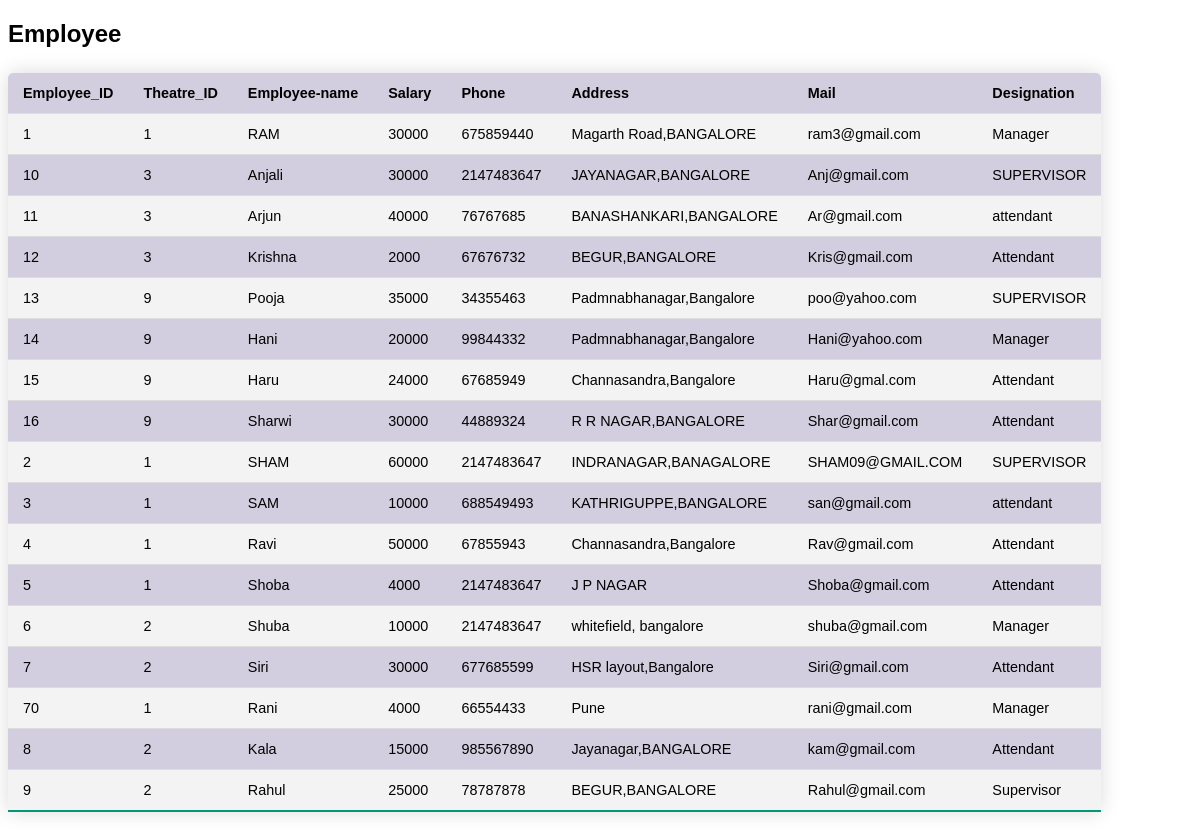
The page /emp_display.php on the database its author committed.
### tables this page shows
CREATE TABLE `employee` (
  `E_ID` varchar(4) NOT NULL,
  `T_ID` int(2) DEFAULT NULL,
  `NAME` varchar(50) DEFAULT NULL,
  `SALARY` int(11) DEFAULT NULL,
  `PHONE` int(10) DEFAULT NULL,
  `ADDRESS` varchar(100) DEFAULT NULL,
  `MAIL` varchar(20) DEFAULT NULL,
  `DESIGNATION` varchar(50) DEFAULT NULL
);

### emp_display_php.php (the view, shortened to what this page needs)
<?php
$user = 'root';
$password = '';
$database = 'theatre';
$servername='localhost';
$mysqli = new Mysqli($servername, $user,$password, $database);
$sql = "SELECT * FROM employee";
$result = $mysqli->query($sql);
$rows = $result->num_rows;
echo "<table><tr><th>Employee_ID</th><th>Theatre_ID</th> <th>Employee-name</th><th>Salary</th><th>Phone</th><th>Address</th><th>Mail</th><th>Designation</th></tr>";
for ($j = 0 ; $j < $rows; ++$j)
{
 $result->data_seek($j);
$row=$result->fetch_array(MYSQLI_NUM);
echo "<tr>";
for ( $k = 0; $k < 8; ++$k)
{
echo "<td>$row[$k]</td>";
}
echo "</tr>";
}
echo "</table>";
?>

### emp_display.php (shortened to what this page needs)
<!DOCTYPE html>
<html lang="en">
<head>
</head>
<body>
     <section>
        <h1>Employee </h1>
        <?php
    include("emp_display_php.php");
    ?>
     </section>
</body>
</html>

### emp_display.php (style rules this page uses)
* { font-family: sans-serif; }
table { border-collapse: collapse; margin: 25px 0; font-size: 0.9em; min-width: 400px; border-radius: 5px 5px 0 0; overflow: hidden; box-shadow: 0 0 20px rgba(0, 0, 0, 0.15); }
tr { background-color: #D3CEDF; color: #030100; text-align: left; }
th, td { padding: 12px 15px; }
tr { border-bottom: 1px solid #dddddd; }
tr:nth-of-type(even) { background-color: #f3f3f3; }
tr:last-of-type { border-bottom: 2px solid #009879; }

### rows shown on the page
employee: E_ID "1", T_ID "1", NAME "RAM", SALARY "30000", PHONE "675859440", ADDRESS "Magarth Road,BANGALORE", MAIL "ram3@gmail.com", DESIGNATION "Manager"
employee: E_ID "10", T_ID "3", NAME "Anjali", SALARY "30000", PHONE "2147483647", ADDRESS "JAYANAGAR,BANGALORE", MAIL "Anj@gmail.com", DESIGNATION "SUPERVISOR"
employee: E_ID "11", T_ID "3", NAME "Arjun", SALARY "40000", PHONE "76767685", ADDRESS "BANASHANKARI,BANGALORE", MAIL "Ar@gmail.com", DESIGNATION "attendant"
employee: E_ID "12", T_ID "3", NAME "Krishna", SALARY "2000", PHONE "67676732", ADDRESS "BEGUR,BANGALORE", MAIL "Kris@gmail.com", DESIGNATION "Attendant"
employee: E_ID "13", T_ID "9", NAME "Pooja", SALARY "35000", PHONE "34355463", ADDRESS "Padmnabhanagar,Bangalore", MAIL "poo@yahoo.com", DESIGNATION "SUPERVISOR"
employee: E_ID "14", T_ID "9", NAME "Hani", SALARY "20000", PHONE "99844332", ADDRESS "Padmnabhanagar,Bangalore", MAIL "Hani@yahoo.com", DESIGNATION "Manager"
employee: E_ID "15", T_ID "9", NAME "Haru", SALARY "24000", PHONE "67685949", ADDRESS "Channasandra,Bangalore", MAIL "Haru@gmal.com", DESIGNATION "Attendant"
employee: E_ID "16", T_ID "9", NAME "Sharwi", SALARY "30000", PHONE "44889324", ADDRESS "R R NAGAR,BANGALORE", MAIL "Shar@gmail.com", DESIGNATION "Attendant"
employee: E_ID "2", T_ID "1", NAME "SHAM", SALARY "60000", PHONE "2147483647", ADDRESS "INDRANAGAR,BANAGALORE", MAIL "SHAM09@GMAIL.COM", DESIGNATION "SUPERVISOR"
employee: E_ID "3", T_ID "1", NAME "SAM", SALARY "10000", PHONE "688549493", ADDRESS "KATHRIGUPPE,BANGALORE", MAIL "san@gmail.com", DESIGNATION "attendant"
employee: E_ID "4", T_ID "1", NAME "Ravi", SALARY "50000", PHONE "67855943", ADDRESS "Channasandra,Bangalore", MAIL "Rav@gmail.com", DESIGNATION "Attendant"
employee: E_ID "5", T_ID "1", NAME "Shoba", SALARY "4000", PHONE "2147483647", ADDRESS "J P NAGAR", MAIL "Shoba@gmail.com", DESIGNATION "Attendant"
employee: E_ID "6", T_ID "2", NAME "Shuba", SALARY "10000", PHONE "2147483647", ADDRESS "whitefield, bangalore", MAIL "shuba@gmail.com", DESIGNATION "Manager"
employee: E_ID "7", T_ID "2", NAME "Siri", SALARY "30000", PHONE "677685599", ADDRESS "HSR layout,Bangalore", MAIL "Siri@gmail.com", DESIGNATION "Attendant"
employee: E_ID "70", T_ID "1", NAME "Rani", SALARY "4000", PHONE "66554433", ADDRESS "Pune", MAIL "rani@gmail.com", DESIGNATION "Manager"
employee: E_ID "8", T_ID "2", NAME "Kala", SALARY "15000", PHONE "985567890", ADDRESS "Jayanagar,BANGALORE", MAIL "kam@gmail.com", DESIGNATION "Attendant"
employee: E_ID "9", T_ID "2", NAME "Rahul", SALARY "25000", PHONE "78787878", ADDRESS "BEGUR,BANGALORE", MAIL "Rahul@gmail.com", DESIGNATION "Supervisor"
